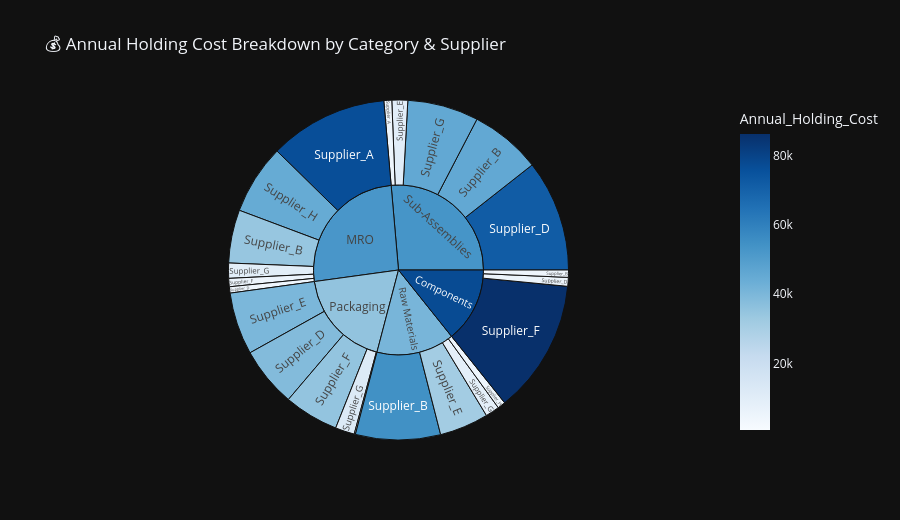

Source (notebook cell):
### Code cell
# ── CHART 7: Holding Cost by Category + Supplier ─────────
cat_sup = skus.groupby(['Category', 'Supplier'])['Annual_Holding_Cost'].sum().reset_index()

fig = px.sunburst(
    cat_sup,
    path=['Category', 'Supplier'],
    values='Annual_Holding_Cost',
    title='💰 Annual Holding Cost Breakdown by Category & Supplier',
    color='Annual_Holding_Cost',
    color_continuous_scale='Blues'
)
fig.update_layout(template='plotly_dark', height=520)
fig.show()

### Figure 1 — Plotly figure (JSON) as saved in the notebook; plotly's stock layout.template omitted (floating-point values rounded to 4 significant figures)
{"data": [{"branchvalues": "total", "customdata": [[4687.0], [5686.0], [86250.0], [76470.0], [34220.0], [4061.0], [5344.0], [9782.0], [44830.0], [776.9], [38530.0], [40100.0], [35160.0], [12360.0], [54670.0], [31580.0], [8992.0], [5081.0], [5064.0], [45790.0], [71820.0], [10210.0], [45760.0], [77550.0], [52480.0], [35310.0], [40800.0], [53060.0]], "domain": {"x": [0, 1], "y": [0, 1]}, "hovertemplate": "labels=%{label}<br>Annual_Holding_Cost_sum=%{value}<br>parent=%{parent}<br>id=%{id}<br>Annual_Holding_Cost=%{color}<extra></extra>", "ids": ["Components/Supplier_B", "Components/Supplier_D", "Components/Supplier_F", "MRO/Supplier_A", "MRO/Supplier_B", "MRO/Supplier_D", "MRO/Supplier_F", "MRO/Supplier_G", "MRO/Supplier_H", "Packaging/Supplier_C", "Packaging/Supplier_D", "Packaging/Supplier_E", "Packaging/Supplier_F", "Packaging/Supplier_G", "Raw Materials/Supplier_B", "Raw Materials/Supplier_E", "Raw Materials/Supplier_G", "Raw Materials/Supplier_H", "Sub-Assemblies/Supplier_A", "Sub-Assemblies/Supplier_B", "Sub-Assemblies/Supplier_D", "Sub-Assemblies/Supplier_E", "Sub-Assemblies/Supplier_G", "Components", "MRO", "Packaging", "Raw Materials", "Sub-Assemblies"], "labels": ["Supplier_B", "Supplier_D", "Supplier_F", "Supplier_A", "Supplier_B", "Supplier_D", "Supplier_F", "Supplier_G", "Supplier_H", "Supplier_C", "Supplier_D", "Supplier_E", "Supplier_F", "Supplier_G", "Supplier_B", "Supplier_E", "Supplier_G", "Supplier_H", "Supplier_A", "Supplier_B", "Supplier_D", "Supplier_E", "Supplier_G", "Components", "MRO", "Packaging", "Raw Materials", "Sub-Assemblies"], "marker": {"coloraxis": "coloraxis", "colors": [4687.0, 5686.0, 86250.0, 76470.0, 34220.0, 4061.0, 5344.0, 9782.0, 44830.0, 776.9, 38530.0, 40100.0, 35160.0, 12360.0, 54670.0, 31580.0, 8992.0, 5081.0, 5064.0, 45790.0, 71820.0, 10210.0, 45760.0, 77550.0, 52480.0, 35310.0, 40800.0, 53060.0]}, "name": "", "parents": ["Components", "Components", "Components", "MRO", "MRO", "MRO", "MRO", "MRO", "MRO", "Packaging", "Packaging", "Packaging", "Packaging", "Packaging", "Raw Materials", "Raw Materials", "Raw Materials", "Raw Materials", "Sub-Assemblies", "Sub-Assemblies", "Sub-Assemblies", "Sub-Assemblies", "Sub-Assemblies", "", "", "", "", ""], "type": "sunburst", "values": [4687.0, 5686.0, 86250.0, 76470.0, 34220.0, 4061.0, 5344.0, 9782.0, 44830.0, 776.9, 38530.0, 40100.0, 35160.0, 12360.0, 54670.0, 31580.0, 8992.0, 5081.0, 5064.0, 45790.0, 71820.0, 10210.0, 45760.0, 96620.0, 174700.0, 126900.0, 100300.0, 178600.0]}], "layout": {"coloraxis": {"colorbar": {"title": {"text": "Annual_Holding_Cost"}}, "colorscale": [[0, "rgb(247,251,255)"], [0.125, "rgb(222,235,247)"], [0.25, "rgb(198,219,239)"], [0.375, "rgb(158,202,225)"], [0.5, "rgb(107,174,214)"], [0.625, "rgb(66,146,198)"], [0.75, "rgb(33,113,181)"], [0.875, "rgb(8,81,156)"], [1, "rgb(8,48,107)"]]}, "height": 520, "legend": {"tracegroupgap": 0}, "title": {"text": "💰 Annual Holding Cost Breakdown by Category & Supplier"}}}
